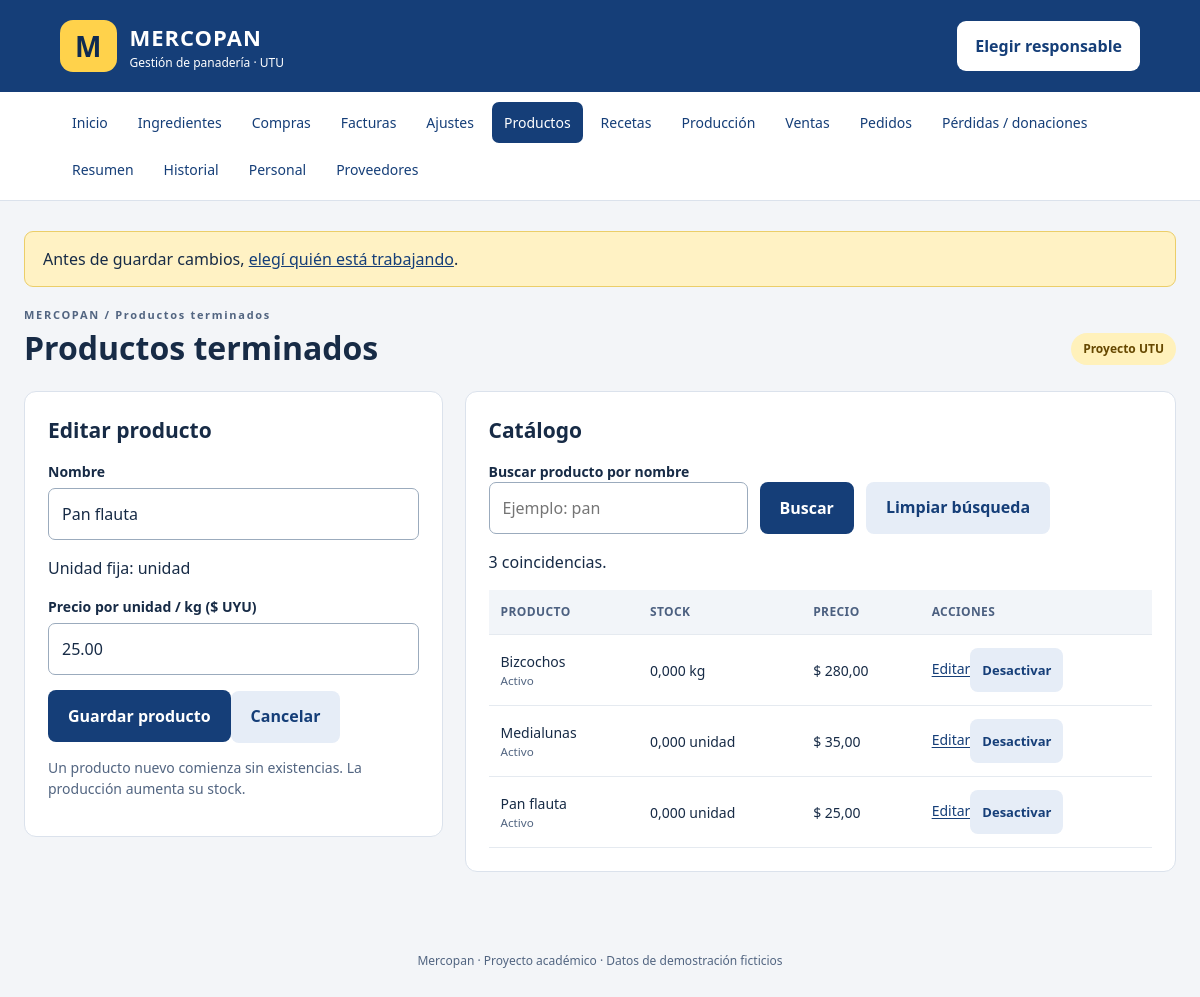
The page /productos.php?editar=1 on the database its author committed.
### tables this page shows
CREATE TABLE IF NOT EXISTS productos (
 id INT AUTO_INCREMENT PRIMARY KEY, nombre VARCHAR(100) NOT NULL UNIQUE,
 unidad ENUM('kg','unidad') NOT NULL, precio DECIMAL(12,2) NOT NULL,
 stock DECIMAL(12,3) NOT NULL DEFAULT 0, activo TINYINT NOT NULL DEFAULT 1
);

### includes/funciones.php (called while the page is built, shortened)
<?php
require_once __DIR__ . '/config.php';
function conectar(bool $usarBase = true): PDO {
    global $config;
    $dsn = 'mysql:host=' . $config['host'] . ';port=' . $config['puerto'] . ';charset=utf8mb4';
    if ($usarBase) $dsn .= ';dbname=' . $config['base'];
    $pdo = new PDO($dsn, $config['usuario'], $config['clave'], [
        PDO::ATTR_ERRMODE => PDO::ERRMODE_EXCEPTION,
        PDO::ATTR_DEFAULT_FETCH_MODE => PDO::FETCH_ASSOC,
        PDO::ATTR_EMULATE_PREPARES => false
    ]);
    $pdo->exec("SET time_zone = '-03:00'");
    return $pdo;
}
function db(): PDO {
    static $pdo;
    if (!$pdo) $pdo = conectar();
    return $pdo;
}
function consulta(string $sql, array $datos = []): PDOStatement {
    $q = db()->prepare($sql); $q->execute($datos); return $q;
}
function e($valor): string { return htmlspecialchars((string)$valor, ENT_QUOTES, 'UTF-8'); }
function n($valor, int $decimales = 3): string {
    return number_format((float)$valor, $decimales, ',', '.');
}
function valor(string $campo, $defecto = ''): string { return e($_POST[$campo] ?? $defecto); }

### includes/busqueda_catalogo.php (called while the page is built, shortened)
<?php
function filtroCatalogo(string $tabla, array $datos): array {
    $buscar = $datos['buscar'] ?? '';
    $buscar = trim($buscar);
    return compact('buscar','sql','params');
}
function buscarCatalogo(string $tabla, array $datos): array {
    $filtro = filtroCatalogo($tabla, $datos);
    return ['buscar'=>$filtro['buscar'], 'filas'=>consulta($filtro['sql'], $filtro['params'])->fetchAll()];
}

### productos.php (the view, shortened to what this page needs)
<?php require 'includes/inicio.php';
$editar=consulta('SELECT * FROM productos WHERE id=?',[(int)($_GET['editar'] ?? 0)])->fetch() ?: [];
require_once 'includes/busqueda_catalogo.php';
$buscar = ''; $filas = [];
try { ['buscar'=>$buscar, 'filas'=>$filas] = buscarCatalogo('productos', $_GET); }
catch (Throwable $ex) { $error = mensajeError($ex); }
$titulo='Productos terminados';require 'includes/header.php'; ?>
<div class="dos"><section class="panel"><h2><?= $editar?'Editar producto':'Agregar producto' ?></h2><form method="post"><?php formulario(); ?><input type="hidden" name="id" value="<?= e($editar['id'] ?? 0) ?>">
<label for="nombre">Nombre</label><input id="nombre" name="nombre" maxlength="100" required value="<?= valor('nombre',$editar['nombre'] ?? '') ?>">
<?php if(!$editar): ?><label for="unidad">Se vende por</label><select id="unidad" name="unidad"><option value="unidad">Unidad</option><option value="kg">Kilogramo</option></select><?php else: ?><p>Unidad fija: <?= e($editar['unidad']) ?></p><?php endif; ?>
<label for="precio">Precio por unidad / kg ($ UYU)</label><input id="precio" name="precio" type="number" min="0.01" max="999999" step="0.01" required value="<?= valor('precio',$editar['precio'] ?? '') ?>"><button type="submit">Guardar producto</button><?php if($editar): ?><a class="boton secundario" href="productos.php">Cancelar</a><?php endif; ?></form><p class="ayuda">Un producto nuevo comienza sin existencias. La producción aumenta su stock.</p></section>
<section class="panel"><h2>Catálogo</h2>
<form method="get" class="filtros"><div><label for="buscar">Buscar producto por nombre</label><input id="buscar" name="buscar" maxlength="100" value="<?= e($buscar) ?>" placeholder="Ejemplo: pan"></div><button>Buscar</button><a class="boton secundario" href="productos.php">Limpiar búsqueda</a></form>
<p role="status"><?= count($filas) ?> coincidencias<?= $buscar!==''?' para «'.e($buscar).'»':'' ?>.</p>
<div class="tabla"><table><thead><tr><th>Producto</th><th>Stock</th><th>Precio</th><th>Acciones</th></tr></thead><tbody>
<?php foreach($filas as $r): ?><tr><td><?= e($r['nombre']) ?><small><?= $r['activo']?'Activo':'Inactivo' ?></small></td><td><?= n($r['stock']) ?> <?= e($r['unidad']) ?></td><td>$ <?= n($r['precio'],2) ?></td><td><a href="?<?= e(http_build_query(['editar'=>$r['id'],'buscar'=>$buscar])) ?>">Editar</a><form class="enlinea" method="post" data-confirmar="¿Cambiar el estado del producto?"><button class="secundario" type="submit"><?= $r['activo']?'Desactivar':'Activar' ?></button></form></td></tr><?php endforeach; ?></tbody></table></div></section></div>
<?php require 'includes/footer.php'; ?>

### assets/estilos.css (style rules this page uses)
:root { --azul:#153e78;--oscuro:#0e2a51;--amarillo:#ffd24b;--fondo:#f3f5f8;--borde:#dbe2ec;--texto:#172b46 }
* { box-sizing:border-box }
body { margin:0;background:var(--fondo);color:var(--texto);font:16px/1.5 system-ui,-apple-system,Segoe UI,sans-serif }
a { color:var(--azul) }
h2 { font-size:21px;margin:0 0 15px }
.dos { display:grid;grid-template-columns:minmax(260px,1fr) minmax(360px,1.7fr);gap:22px;align-items:start }
.tarjeta,section.panel { background:white;border:1px solid var(--borde);border-radius:12px;padding:23px;margin-bottom:20px }
.ayuda { font-size:14px;color:#526581 }
label { display:block;font-weight:650;font-size:14px;margin:14px 0 6px }
input,select,textarea,button,.boton { font:inherit }
input,select,textarea { width:100%;padding:13px;border:1px solid #9babbd;border-radius:7px;background:#fff;color:var(--texto);min-height:49px }
button,.boton { display:inline-block;min-height:52px;padding:13px 20px;border:0;border-radius:8px;background:var(--azul);color:#fff;cursor:pointer;font-weight:700;text-decoration:none;text-align:center;margin-top:15px }
.secundario { background:#e6edf7;color:var(--azul) }
.tabla { overflow-x:auto }
table { width:100%;border-collapse:collapse;font-size:14px }
th,td { text-align:left;padding:13px 12px;border-bottom:1px solid #e5eaf0;vertical-align:middle }
th { background:#f2f5f9;color:#4c6080;font-size:12px;text-transform:uppercase;letter-spacing:.4px }
td small { display:block;color:#526581 }
.enlinea { display:inline }
.enlinea button { margin:0;min-height:44px;padding:8px 12px;font-size:13px }
.filtros { display:flex;gap:12px;align-items:end;flex-wrap:wrap }
.filtros label { margin:0 }
.filtros button { margin:0 }
.dos>* , .grid>* { min-width:0 }
input,select,textarea { min-width:0;max-width:100% }

### rows shown on the page
productos: nombre "Pan flauta", unidad "unidad", precio "25.00", activo "Activo", stock "0,000", precio "25,00"
productos: nombre "Bizcochos", activo "Activo", stock "0,000", unidad "kg", precio "280,00"
productos: nombre "Medialunas", activo "Activo", stock "0,000", unidad "unidad", precio "35,00"

### other values the page prints
$nombre "Inicio"
$nombre "Ingredientes"
$nombre "Compras"
$nombre "Facturas"
$nombre "Ajustes"
$nombre "Productos"
$nombre "Recetas"
$nombre "Producción"
$nombre "Ventas"
$nombre "Pedidos"
$nombre "Pérdidas / donaciones"
$nombre "Resumen"
$nombre "Historial"
$nombre "Personal"
$nombre "Proveedores"
